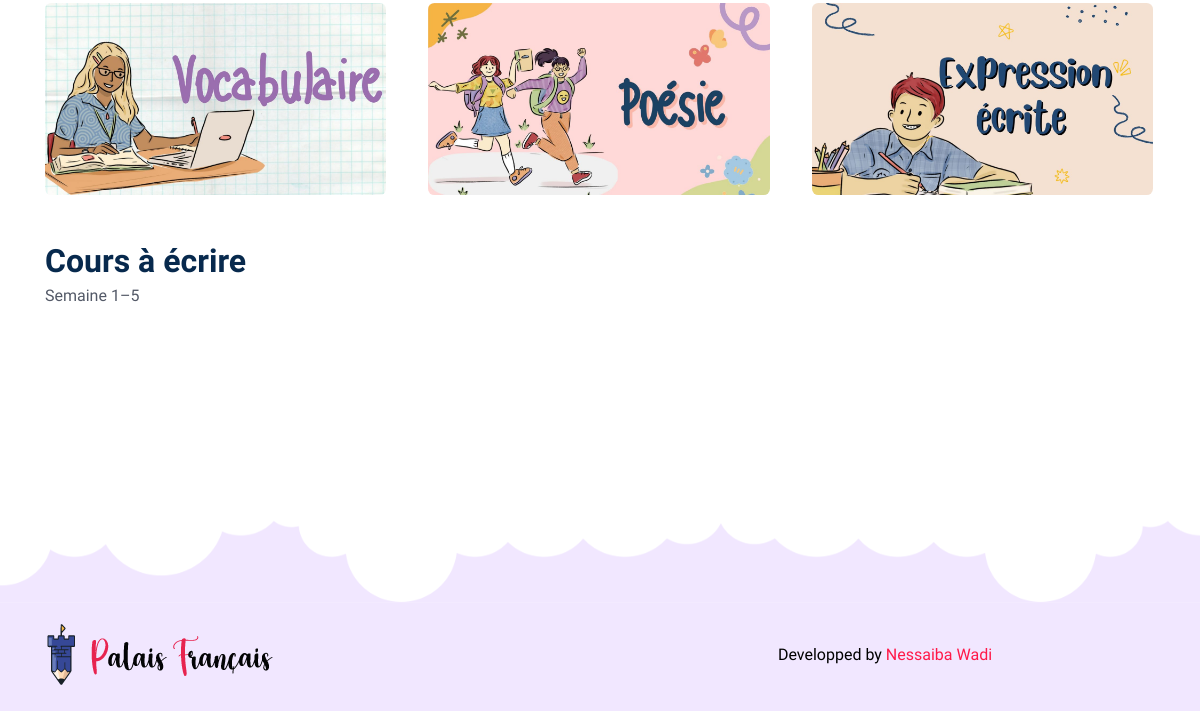
/Palais-Français/theme11.php (lower part), run on an earlier commit of the app's database.
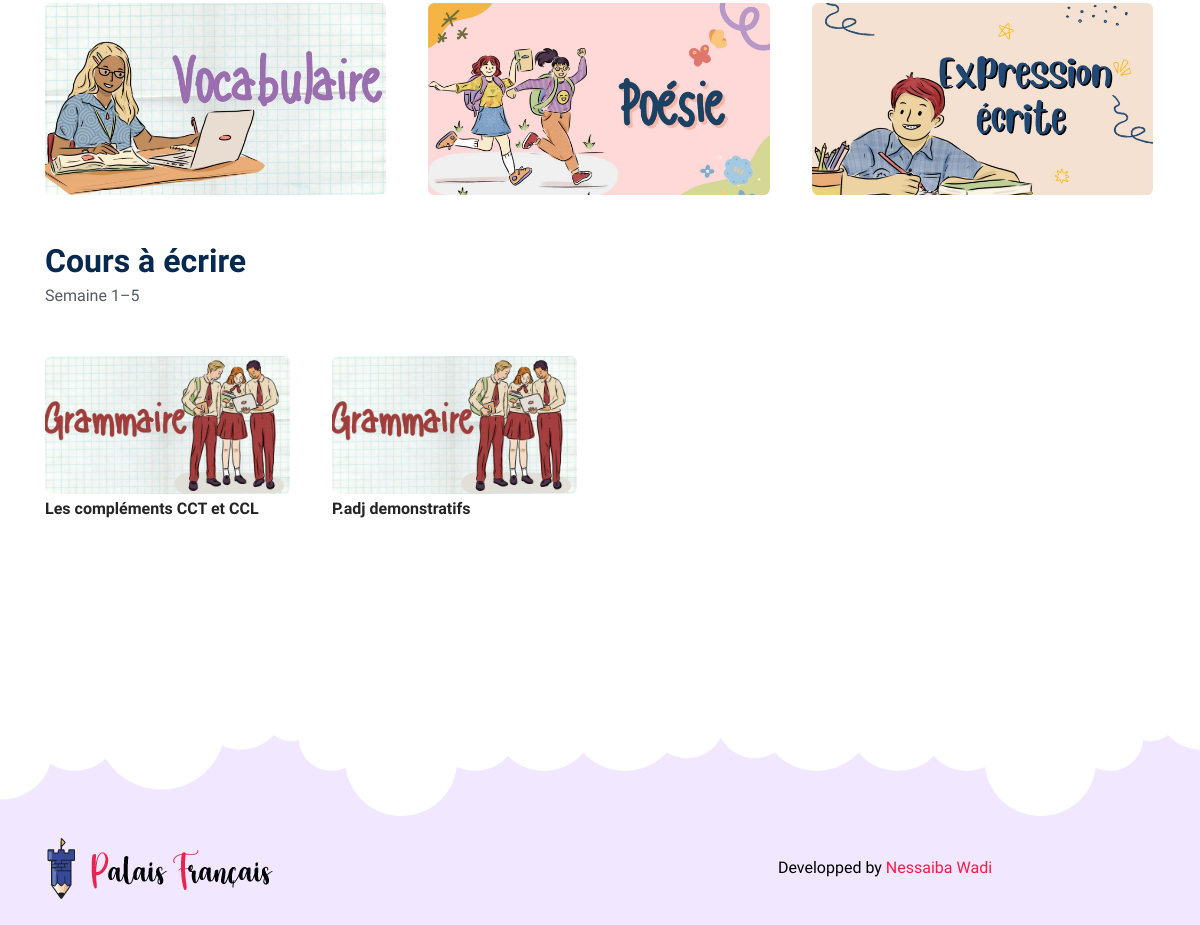
And on a later commit of the database.
### tables this page shows
CREATE TABLE `courses` (
  `course_id` int(11) NOT NULL,
  `theme_id` int(11) DEFAULT NULL,
  `course_name` varchar(255) DEFAULT NULL,
  `course_pdf` varchar(255) DEFAULT NULL,
  `picture` varchar(255) DEFAULT NULL
);

CREATE TABLE `writingcourses` (
  `id` int(11) NOT NULL,
  `theme_id` int(11) DEFAULT NULL,
  `course_name` varchar(255) DEFAULT NULL,
  `course_pdf` varchar(255) DEFAULT NULL,
  `picture` varchar(255) DEFAULT NULL
);

### Palais-Français/theme11.php (the view, shortened to what this page needs)
<!DOCTYPE html>
<html lang="zxx">
<head>
    <link rel="stylesheet" href="assets/vendors/bootstrap/bootstrap.css">
    <link rel="stylesheet" href="assets/vendors/fontawesome/css/all.css">
    <link rel="stylesheet" href="assets/vendors/bicon/css/bicon.min.css">
    <link rel="stylesheet" href="assets/vendors/themify/themify-icons.css">
    <link rel="stylesheet" href="assets/vendors/animate-css/animate.css">
    <link rel="stylesheet" href="assets/vendors/woocommerce/woocommerce-layouts.css">
    <link rel="stylesheet" href="assets/vendors/woocommerce/woocommerce-small-screen.css">
    <link rel="stylesheet" href="assets/vendors/woocommerce/woocommerce.css">
    <link rel="stylesheet" href="assets/vendors/owl/assets/owl.carousel.min.css">
    <link rel="stylesheet" href="assets/vendors/owl/assets/owl.theme.default.min.css">
    <link rel="stylesheet" href="assets/css/style.css">
    <link rel="stylesheet" href="assets/css/responsive.css">
</head>
<body id="top-header">
<main class="site-main page-wrapper woocommerce">
    <section class="space-3">
        <div class="container">
            <div class="row">
                <div class="col-lg-12 mb-4 mb-lg-0">
                    <ul class="products columns-3">
                        <?php
                        include "conn.php";
                        $theme_id = 14;
                        $resultCourses = $mysqli->query("SELECT * FROM Courses WHERE theme_id = $theme_id");
                        $counter = 0;
                        while ($course = $resultCourses->fetch_assoc()) {
                            $counter++;
                            $class = ($counter % 3 == 0) ? 'product last' : 'product';
                            ?>
                            <li class="<?php echo $class; ?>">
                                <div class="product-wrap">
                                    <?php echo '<a href="' . $course['course_pdf'] . '" target="_blank" class=""><img src="' . $course['picture'] . '" alt=""></a>'; ?>
                                </div>
                            </li>
                            <?php
                        }?>
                    </ul>
                </div>
            </div>
        </div>
    </section>
    <section class="space-3">
        <div class="container">
            <div class="row">
                <div class="col-lg-12 mb-4 mb-lg-0">
                    <div class="section-title">
                        <h2 class="title d-block text-left-sm">Cours à écrire</h2>
                        <p class="woocommerce-result-count"> Semaine 1–5</p>
                    </div>
                    <ul class="products columns-4">
                        <?php
                        include "conn.php";
                        $theme_id = 14;
                        $resultsCourses = $mysqli->query("SELECT * FROM writingcourses WHERE theme_id = $theme_id");
                        $counter = 0;
                        while ($courses = $resultsCourses->fetch_assoc()) {
                            $counter++;
                            $class = ($counter % 4 == 0) ? 'product last' : 'product';
                            ?>
                            <li class="<?php echo $class; ?>">
                                <div class="product-wrap">
                                    <?php echo '<a href="' . $courses['course_pdf'] . '" target="_blank" class=""><img src="' . $courses['picture'] . '" alt=""></a>'; ?>
                                </div>
                                <span class="price">
                                <span class="woocommerce-Price-amount amount">
                                     <?php echo $courses['course_name'] ?>
                                </span>
                            </span>
                            </li>
                            <?php
                        }?>
                    </ul>
                </div>
            </div>
        </div>
    </section>
</main>
<?php include "footer.php" ?>
<div class="fixed-btm-top">
</div>
</body>
</html>

What changed in the data, as far as the page shows it:
added writingcourses: picture (picture), course_name "Les compléments CCT et CCL"
added writingcourses: picture (picture), course_name "P.adj demonstratifs"
